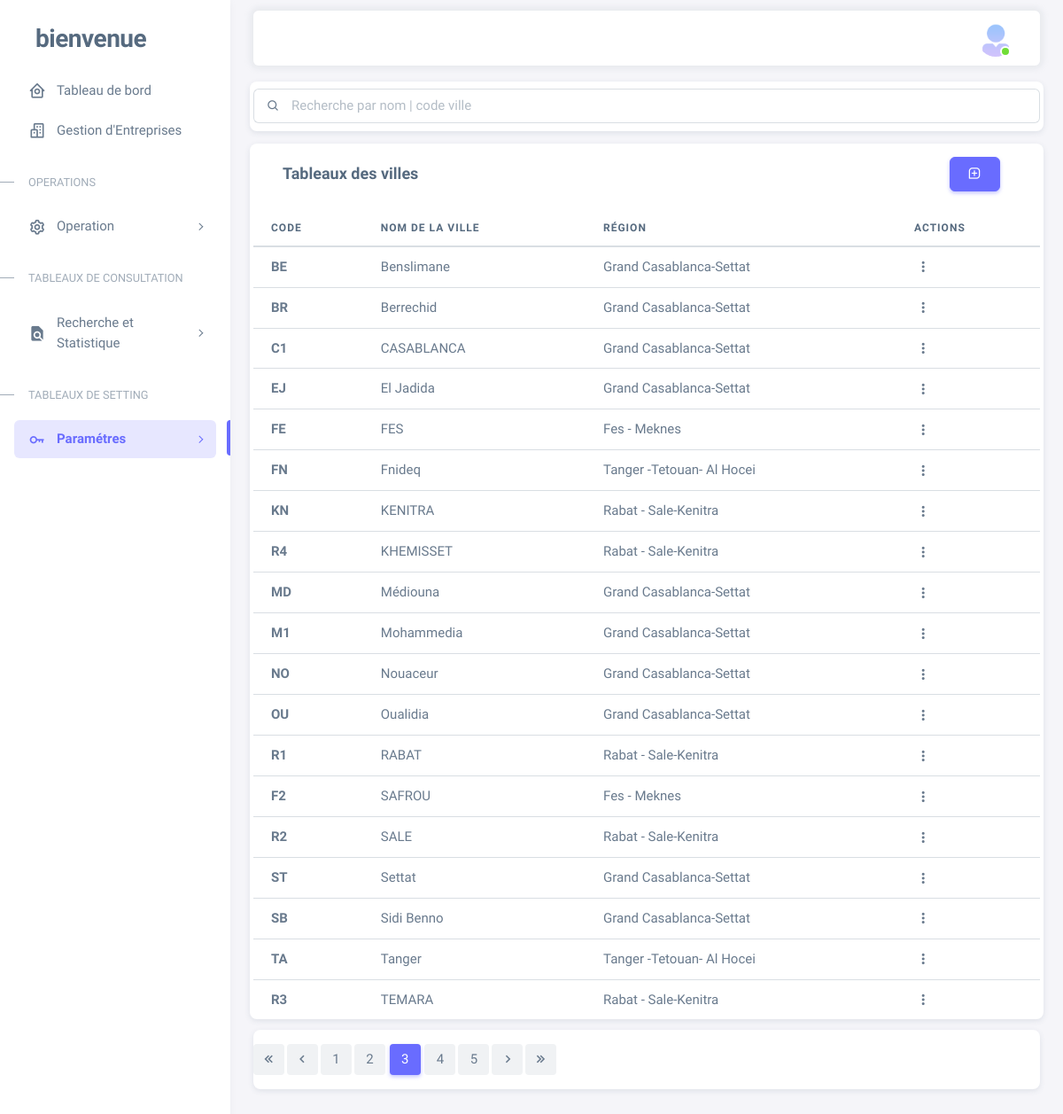
/class/ville.php (signed in), run on an earlier commit of the app's database.
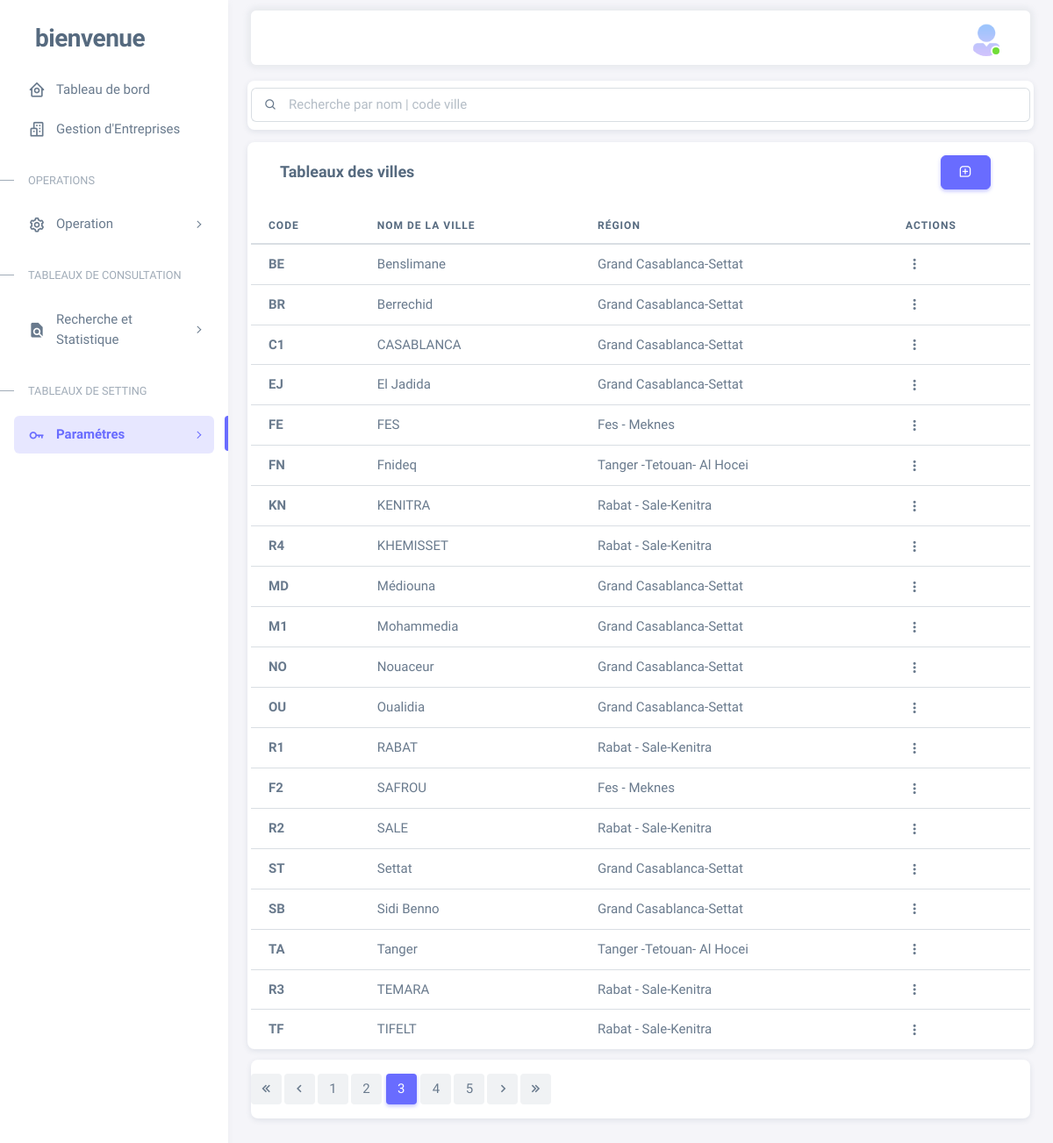
And on a later commit of the database.
### tables this page shows
CREATE TABLE `ville` (
  `code` varchar(2) NOT NULL,
  `nom` varchar(10) NOT NULL,
  `region` int(1) DEFAULT NULL
);

CREATE TABLE `region` (
  `code` int(2) NOT NULL,
  `nom` varchar(25) DEFAULT NULL
);

### class/ville.php (the view, shortened to what this page needs)
<?php
include_once('../db/connexion.php');
?>
<!DOCTYPE html>
<html lang="fr" class="light-style layout-menu-fixed" dir="ltr" data-theme="theme-default" data-assets-path="assets/" data-template="vertical-menu-template-free">
<head>
    <link rel="stylesheet" href="../assets/vendor/fonts/boxicons.css" />
    <link href='https://unpkg.com/boxicons@2.1.2/css/boxicons.min.css' rel='stylesheet'>
    <link rel="stylesheet" href="../assets/vendor/css/core.css" class="template-customizer-core-css" />
    <link rel="stylesheet" href="../assets/vendor/css/theme-default.css" class="template-customizer-theme-css" />
    <link rel="stylesheet" href="../assets/css/demo.css" />
    <link rel="stylesheet" href="../assets/vendor/libs/perfect-scrollbar/perfect-scrollbar.css" />
    <link rel="stylesheet" href="../assets/vendor/libs/apex-charts/apex-charts.css" />
</head>
<body>
    <div class="layout-wrapper layout-content-navbar">
        <div class="layout-container">
            <aside id="layout-menu" class="layout-menu menu-vertical menu bg-menu-theme">
                <div class="app-brand demo">
                    <a href="../dashboard.php" class="app-brand-link">
                        <span class="app-brand-text demo menu-text fw-bolder ms-2">bienvenue</span>
                    </a>
                </div>
                <ul class="menu-inner py-1">
                    <li class="menu-item ">
                        <a href="../dashboard.php" class="menu-link">
                            <i class="menu-icon tf-icons bx bx-home-circle"></i>
                            <div data-i18n="Analytics">Tableau de bord</div>
                        </a>
                    </li>
                    <li class="menu-item">
                        <a href="../Entreprises.php" class="menu-link">
                            <i class="menu-icon tf-icons bx bx-buildings"></i>
                            <div data-i18n="Basic">Gestion d'Entreprises</div>
                        </a>
                    </li>
                    <li class="menu-header small text-uppercase">
                        <span class="menu-header-text">OPERATIONS</span>
                    </li>
                    <li class="menu-item">
                        <a href="javascript:void(0);" class="menu-link menu-toggle">
                            <i class="menu-icon tf-icons bx bx-cog"></i>
                            <div data-i18n="Account Settings">Operation</div>
                        </a>
                    </li>
                    <li class="menu-header small text-uppercase"><span class="menu-header-text">Tableaux de Consultation</span></li>
                    <li class="menu-item">
                        <a href="javascript:void(0);" class="menu-link menu-toggle">
                            <i class="menu-icon tf-icons bx bxs-file-find"></i>
                            <div data-i18n="Account Settings">Recherche et Statistique</div>
                        </a>
                    </li>
                    <li class="menu-header small text-uppercase"><span class="menu-header-text">Tableaux de setting</span></li>
                    <li class="menu-item active">
                        <a href="javascript:void(0);" class="menu-link menu-toggle">
                            <i class="menu-icon tf-icons bx bx-key"></i>
                            <div data-i18n="Account Settings">Paramétres</div>
                        </a>
                    </li>
                </ul>
            </aside>
            <div class="layout-page">
                <nav class="layout-navbar container-xxl navbar navbar-expand-xl navbar-detached align-items-center bg-navbar-theme" id="layout-navbar">
                    <div class="navbar-nav-right d-flex align-items-center" id="navbar-collapse">
                        <ul class="navbar-nav flex-row align-items-center ms-auto">
                            <li class="nav-item navbar-dropdown dropdown-user dropdown">
                                <a class="nav-link dropdown-toggle hide-arrow" href="javascript:void(0);" data-bs-toggle="dropdown">
                                    <div class="avatar avatar-online">
                                        <img src="../assets/img/avatars/55.png" alt class="w-px-40 h-auto rounded-circle" />
                                    </div>
                                </a>
                            </li>
                        </ul>
                    </div>
                </nav>
                <div class="content-wrapper">
                    <div class="container-xxl flex-grow-1 container-p-y">
                        <div class="card row g-2">
                            <div class="input-group input-group-merge col mb-0" style="margin-bottom: -5px !important;">
                                <span class="input-group-text" id="basic-addon-search31"><i class="bx bx-search"></i></span>
                                <input id="search" type="text" class="form-control" placeholder="Recherche par nom | code ville" aria-label="Search..." aria-describedby="basic-addon-search31">
                            </div>
                            <div class="row g-2" style="padding-bottom: calc(var(--bs-gutter-x) * 0.7);">
                            </div>
                        </div>
                        <br>
                        <div class="card row g-2 ">
                            <div class="row">
                                <div class="col-md-6">
                                    <h5 class="card-header"> <strong>Tableaux des villes</strong></h5>
                                </div>
                                <div class="col-md-4 " style="margin-left: auto;text-align-last: right; align-self: center; padding-right: calc(var(--bs-gutter-x) * 0.9);">
                                    <button type="button" class="btn btn-primary bx bx-message-square-add" data-bs-toggle="modal" data-bs-target="#modaladd">
                                    </button>
                                </div>
                            </div>
                        </div>
                        <div class="table-responsive text-nowrap">
                            <table class="table table-hover">
                                <thead>
                                    <tr>
                                        <th>Code</th>
                                        <th>Nom de la ville</th>
                                        <th>Région</th>
                                        <th>Actions</th>
                                    </tr>
                                </thead>
                                <tbody class="table-border-bottom-0" id="tabledata">
                                    <?php
                                    $sql = "SELECT * FROM `ville`";
                                    $query = mysqli_query($conn, $sql);
                                    if (mysqli_num_rows($query) > 0) {
                                        while ($row = mysqli_fetch_assoc($query)) {
                                            echo "
                                                    <tr id=" . $row["code"] . ">
                                                        <td><strong>" . $row["code"] . "</strong></td>
                                                        <td data-target=\"name\">" . $row["nom"] . "</td>
                                                        <td data-target=\"region\">";
                                            $var = $row["region"];
                                            $qdirection = "SELECT * FROM `data_r`.`region` WHERE `code` = '$var'";
                                            $direction = mysqli_query($conn, $qdirection);
                                            if (mysqli_num_rows($direction) > 0) {
                                                while ($row1 = mysqli_fetch_array($direction)) {
                                                    echo $row1[1] . "</td>";
                                                }
                                            };
                                            if ($_COOKIE['type_user'] == 1) {
                                                echo "<td>
                                                        <div class=\"dropdown\">
                                                            <button type=\"button\" class=\"btn p-0 dropdown-toggle hide-arrow\" data-bs-toggle=\"dropdown\">
                                                            <i class=\"bx bx-dots-vertical-rounded\"></i>
                                                            </button>
                                                            <div class=\"dropdown-menu\">
                                                            <a class=\"dropdown-item\" data-bs-toggle=\"modal\" data-role=\"update\" data-id=" . $row["code"] . " data-bs-target=\"#modalup\" href=\"#\"><i class=\"bx bx-edit-alt me-1\"></i> Edit</a>
                                                            <a class=\"dropdown-item\" href=ville.php?id_del=" . $row["code"] . "><i class=\"bx bx-trash me-1\"></i> Delete</a>
                                                            </div>
                                                        </div>
                                                    </td>
                                                </tr>";
                                            }
                                        }
                                    }
                                    ?>
                                </tbody>
                            </table>
                        </div>
                    </div>
                </div>
                <div class="card mb-4" style="margin-top: 12px;">
                    <div class="demo-inline-spacing">
                        <nav aria-label="Page navigation">
                            <ul class="pagination">
                                <li class="page-item first">
                                    <a class="page-link" href="javascript:void(0);"><i class="tf-icon bx bx-chevrons-left"></i></a>
                                </li>
                                <li class="page-item prev">
                                    <a class="page-link" href="javascript:void(0);"><i class="tf-icon bx bx-chevron-left"></i></a>
                                </li>
                                <li class="page-item">
                                    <a class="page-link" href="javascript:void(0);">1</a>
                                </li>
                                <li class="page-item">
                                    <a class="page-link" href="javascript:void(0);">2</a>
                                </li>
                                <li class="page-item active">
                                    <a class="page-link" href="javascript:void(0);">3</a>
                                </li>
                                <li class="page-item">
                                    <a class="page-link" href="javascript:void(0);">4</a>
                                </li>
                                <li class="page-item">
                                    <a class="page-link" href="javascript:void(0);">5</a>
                                </li>
                                <li class="page-item next">
                                    <a class="page-link" href="javascript:void(0);"><i class="tf-icon bx bx-chevron-right"></i></a>
                                </li>
                                <li class="page-item last">
                                    <a class="page-link" href="javascript:void(0);"><i class="tf-icon bx bx-chevrons-right"></i></a>
                                </li>
                            </ul>
                        </nav>
                    </div>
                </div>
            </div>
        </div>
    </div>
</body>
</html>

### assets/css/demo.css (style rules this page uses)
.menu .app-brand.demo { height: 64px; margin-top: 12px; }
.app-brand-text.demo { font-size: 1.75rem; letter-spacing: -0.5px; text-transform: lowercase; }
.demo-inline-spacing > * { margin: 1rem 0.375rem 0 0 !important; }

What changed in the data, as far as the page shows it:
added ville: code "TF", nom "TIFELT", region (nom "Rabat - Sale-Kenitra")
